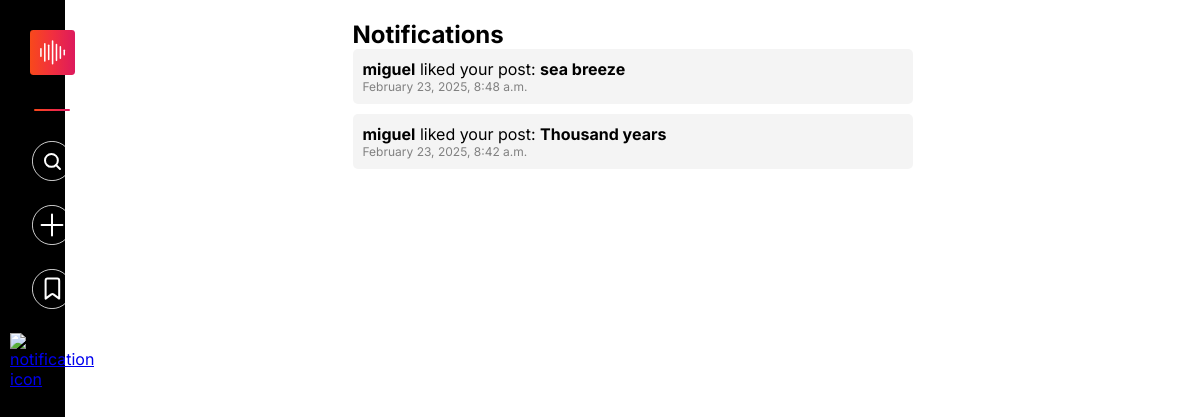
/notifications/ (signed in), run on an earlier commit of the app's database.
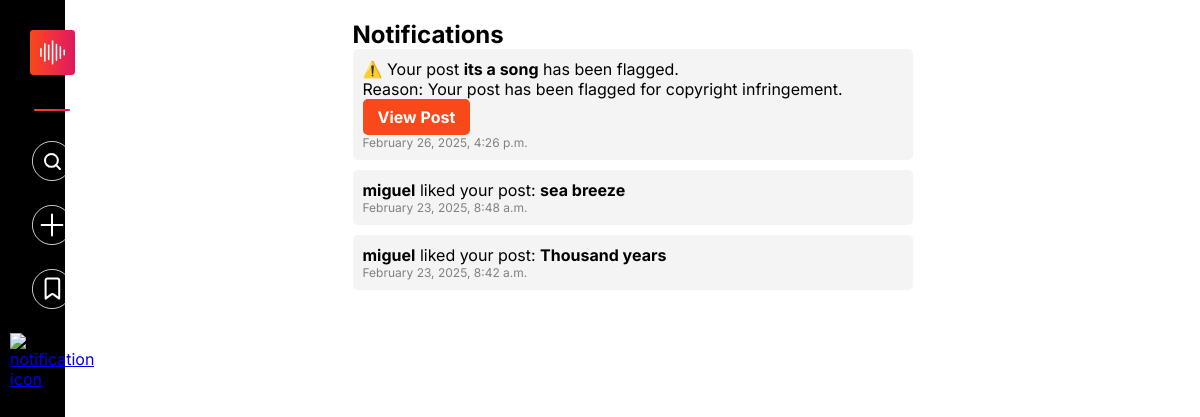
And on a later commit of the database.
### users/models.py (models this page shows, shortened)
class Notification(models.Model):
    NOTIFICATION_TYPES = (
        ('like', 'Like'),
        ('collab', 'Collaboration Request'),
        ('flagged', 'Post Flagged'),
    )
    STATUS_CHOICES = [
        ('unread', 'Unread'),
        ('read', 'Read'),
    ]
    recipient = models.ForeignKey(User, on_delete=models.CASCADE, related_name='notifications')
    sender = models.ForeignKey(User, on_delete=models.CASCADE)
    post = models.ForeignKey('postdb', on_delete=models.CASCADE, blank=True, null=True)
    message = models.TextField()
    notification_type = models.CharField(max_length=10, choices=NOTIFICATION_TYPES)
    timestamp = models.DateTimeField(auto_now_add=True)
    status = models.CharField(max_length=10, choices=STATUS_CHOICES, default='unread')
    class Meta:
        indexes = [
            models.Index(fields=['recipient']),
            models.Index(fields=['timestamp']),
        ]

class postdb(models.Model):
    pid=models.UUIDField(primary_key=True,max_length=10,default=uuid.uuid4)
    username=models.ForeignKey(to=profiledatadb,on_delete=models.CASCADE)
    media=models.FileField(upload_to='media/Posts')
    media_thumbnail=models.FileField(upload_to='media/Thumbnails',default=None,blank=True,null=True)
    caption=models.CharField(max_length=30)
    descr=models.TextField()
    langu=models.CharField(max_length=15)
    mediatype=models.CharField(max_length=15)
    location=models.CharField(max_length=15)
    likes=models.IntegerField(default=0)
    media_format=models.CharField(max_length=20, blank=True)
    timestamp = models.DateTimeField(auto_now=True  )
    flagged = models.BooleanField(default=False)  # 0 = Not Flagged, 1 = Flagged
    flag_counter = models.IntegerField(default=0)  # Tracks offensive/explicit content reports
    reported_users = models.ManyToManyField(User, blank=True, related_name="reported_posts")

### users/views.py (the view)
# urls.py: path('notifications/', views.notifications, name='notifications'),
@login_required
def notifications(request):
    user_notifications = Notification.objects.filter(recipient=request.user).order_by('-timestamp')
    reported_posts = {notif.post for notif in user_notifications if notif.post}
    if hasattr(Notification, 'status'):
        user_notifications.update(status="read")
    return render(request, 'notifications.html', {'notifications': user_notifications,'reported_posts': reported_posts})

### templates/notifications.html (shortened to what this page needs)
{% extends 'base.html' %}
{% block content %}
<div class="container">
    <h2>Notifications</h2>
    {% if notifications %}
        <ul class="notification-list">
            {% for notification in notifications %}
                <li class="notification">
                    {% if notification.notification_type == "like" %}
                    <strong>{{ notification.sender.username }}</strong>
                        liked your post: <strong>{{ notification.post.caption }}</strong>
                    {% elif notification.notification_type == "flagged" %}
                        ⚠️ Your post <strong>{{ notification.post.caption }}</strong> has been flagged.
                        <p>Reason: {{ notification.message }}</p>
                        <p><a class="view-post-btn" href="{% url 'media' %}?pid={{ notification.post.pid }}">View Post</a></p>
                    {% endif %}
                    <span class="timestamp">{{ notification.timestamp|date:"F j, Y, g:i a" }}</span>
                </li>
            {% endfor %}
        </ul>
    {% else %}
        <p>No notifications yet.</p>
    {% endif %}
</div>
{% endblock %}

What changed in the data, as far as the page shows it:
added Notification: post.caption "its a song", message "Your post has been flagged for copyright infringement.", timestamp "February 26, 2025, 4:26 p.m."
